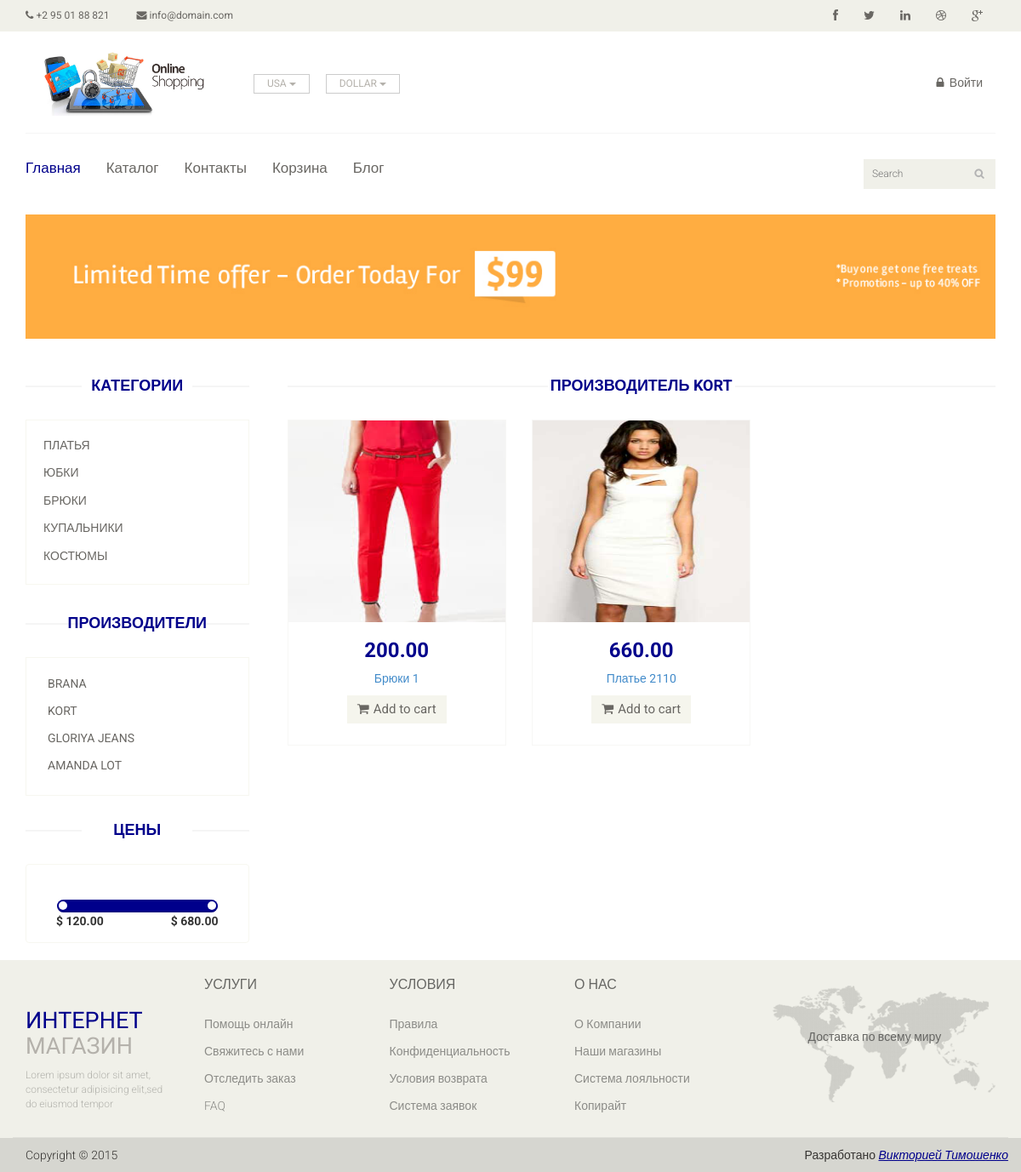
Screenshot of /index.php?controller=catalog&brand=2 with the database file from the repository.
### tables this page shows
CREATE TABLE IF NOT EXISTS `category` (
  `id` int(11) NOT NULL AUTO_INCREMENT,
  `active` tinyint(1) NOT NULL,
  PRIMARY KEY (`id`)
);

CREATE TABLE IF NOT EXISTS `category_lang` (
  `id` int(11) NOT NULL AUTO_INCREMENT,
  `id_lang` int(11) NOT NULL,
  `id_object` int(11) NOT NULL,
  `name` varchar(64) NOT NULL,
  PRIMARY KEY (`id`)
);

CREATE TABLE IF NOT EXISTS `brand` (
  `id` int(11) NOT NULL AUTO_INCREMENT,
  `name` varchar(64) NOT NULL,
  `active` tinyint(1) NOT NULL,
  PRIMARY KEY (`id`)
);

CREATE TABLE IF NOT EXISTS `product` (
  `id` int(11) NOT NULL AUTO_INCREMENT,
  `id_category` int(11) NOT NULL,
  `id_brand` int(11) NOT NULL,
  `price` float(6,2) NOT NULL,
  `articul` varchar(32) NOT NULL,
  `active` tinyint(1) NOT NULL,
  `add` datetime NOT NULL,
  PRIMARY KEY (`id`)
);

CREATE TABLE IF NOT EXISTS `product_image` (
  `id` int(11) NOT NULL AUTO_INCREMENT,
  `id_product` int(11) NOT NULL,
  `file` varchar(32) NOT NULL,
  `position` int(11) NOT NULL,
  PRIMARY KEY (`id`)
);

CREATE TABLE IF NOT EXISTS `product_lang` (
  `id` int(11) NOT NULL AUTO_INCREMENT,
  `id_lang` int(11) NOT NULL,
  `id_object` int(11) NOT NULL,
  `name` varchar(256) NOT NULL,
  `description` text NOT NULL,
  PRIMARY KEY (`id`)
);

### public/templates/chunks/aside.php (the view, shortened to what the rows shown need)
<div class="left-sidebar">
    <h2>Категории</h2>
    <div class="panel-group category-products" id="accordian">
        <?php foreach ($this->aside_categories as $category) { ?>
            <div class="panel panel-default">
                <div class="panel-heading">
                    <h4 class="panel-title">
                        <a href="<?= App::getLink('Catalog', array('category' => $category->getId())) ?>">
                            <?= $category->name ?>
                        </a>
                    </h4>
                </div>
            </div>
        <?php } ?>
    </div>
    <div class="brands_products">
        <h2>Производители</h2>
        <div class="brands-name">
            <ul class="nav nav-pills nav-stacked">
                <?php foreach ($this->aside_brands as $brand) { ?>
                    <li><a href="<?= App::getLink('Catalog', array('brand' => $brand->getId())) ?>"><?= $brand->name ?></a></li>
                <?php } ?>
            </ul>
        </div>
    </div>
    <?php if (App::getController() != 'ProductController' && ($this->filter_price['min'] != $this->filter_price['max'])) { ?>
        <div class="price-range">
            <h2>Цены</h2>
        </div>
    <?php } ?>
</div>

### public/templates/chunks/product-list.php
<h2 class="title text-center"><?= $this->product_list_title ?></h2>
<?php if ($this->product_list_items) { ?>
    <?php foreach ($this->product_list_items as $product) { ?>
        <div class="col-sm-4">
            <div class="product-image-wrapper">
                <div class="single-products">
                    <div class="productinfo text-center">
                        <img src="/assets/images/products/<?= $product->cover->file ?>.png" width="255" height="237" alt="">
                        <h2><?= $product->price ?></h2>
                        <p><a href="<?= App::getLink('Product', array('id' => $product->getId())) ?>"><?= $product->name ?></a></p>
                        <a class="btn btn-default add-to-cart" data-id="<?= $product->getId() ?>" href="" ><i class="fa fa-shopping-cart"></i>Add to cart</a>
                    </div>
                </div>
            </div>
        </div>
    <?php } ?>
<?php } ?>

### rows the page displays
category: name "ПЛАТЬЯ"
category: name "ЮБКИ"
category: name "БРЮКИ"
category: name "КУПАЛЬНИКИ"
category: category_lang.name "КОСТЮМЫ"
brand: name "BRANA"
brand: name "KORT"
brand: name "GLORIYA JEANS"
brand: name "AMANDA LOT"
product: product_image.file (picture), price "200.00", product_lang.name "Брюки 1"
product: product_image.file (picture), price "660.00", name "Платье 2110"

### other values shown
$this->filter_price['min'] "120.00"
$this->filter_price['max'] "680.00"
$this->product_list_title "ПРОИЗВОДИТЕЛЬ KORT"
